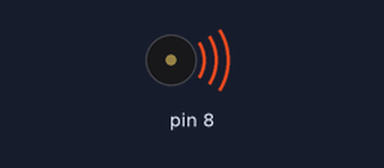
The sketch below on a simulated Arduino Uno, built with avr-gcc and run on an emulated ATmega328P. Shown: buzzer (waves = sounding).

Above: at 0.1 s.
At 18.1 s:
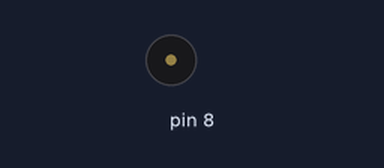
Timing chart, 0 to 19.6 s (numbered marks = the images above):
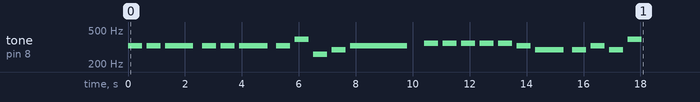

The sketch:

jingleBells.ino
```cpp
int melody[] = {329, 329, 329, 329, 329, 329, 329, 392, 261, 294, 329, 349, 349, 349, 349, 349, 329, 294, 294, 329, 294, 392};

int noteDurations[] = {1,1,2,1,1,2,1,1,1,1,4,1,1,1,1,1,1,2,1,1,1,1,2,2};

void setup() {
  for (int thisNote = 0; thisNote < 24; thisNote++) {
    int noteDuration = 500 * noteDurations[thisNote];
    tone(8, melody[thisNote], noteDuration);

    int pauseBetweenNotes = noteDuration * 1.30;
    delay(pauseBetweenNotes);
    noTone(8);
  }
}

void loop() {

}
```
